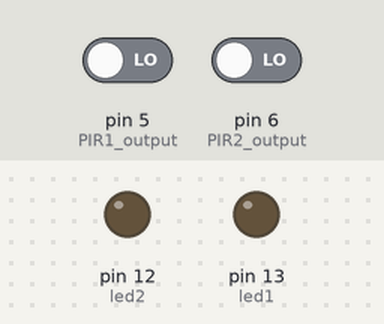
Recording of a sketch running on a simulated Arduino Uno, built with avr-gcc and run on an emulated ATmega328P. On the bench: output pins drawn as LEDs (lit = HIGH). The test bench sets the inputs (shaded band); at power-on: pin 5 (PIR1_output) LOW, pin 6 (PIR2_output) LOW. The modem accepts every AT command (registered, SIM ready, sends succeed) and sends nothing else; what the sketch prints to the serial monitor is not drawn.

Above: at 1.2 s.
1.3 s: pin 5 (PIR1_output) driven HIGH
At 2.4 s:
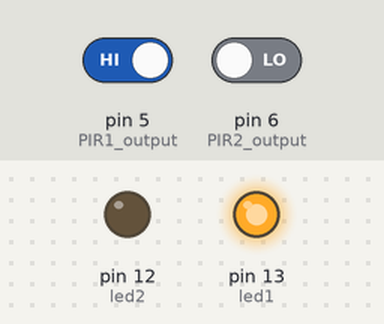
Timing chart, 0 to 4.3 s (numbered marks = the images above; inputs shaded):
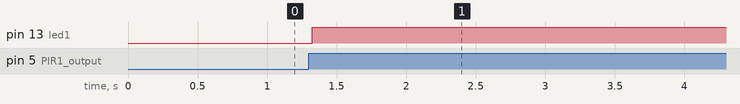

The sketch:

security_system.ino
```cpp
#include <SoftwareSerial.h>
SoftwareSerial mySerial(9, 10);
int PIR1_output = 5; // output of pir 1 sensor
int led1 = 13;       // led pin 1
int PIR2_output = 6; // output of pir  2sensor
int led2 = 12;       // led pin 2
void setup()
{
      pinMode(PIR1_output, INPUT); // setting pir output as arduino input
      pinMode(led1, OUTPUT);       // setting led as output
      pinMode(PIR2_output, INPUT); // setting pir output as arduino input
      pinMode(led2, OUTPUT);       // setting led as output
      Serial.begin(9600);          // serial communication between arduino and pc

      mySerial.begin(9600); // Setting the baud rate of GSM Module
      Serial.begin(9600);   // Setting the baud rate of Serial Monitor (Arduino)
      Serial.println("GSM SIM900A BEGIN");
}
void loop()
{
      if (digitalRead(5) == HIGH) // reading the data from the pir sensor
      {
            digitalWrite(13, HIGH); // setting led to high
            SendMessage1();
            Serial.println("motion detected at 1");
      }
      else
      {
            digitalWrite(13, LOW); // setting led to low
            Serial.println("scanning at 1");
      }
      if (digitalRead(6) == HIGH) // reading the data from the pir sensor
      {
            digitalWrite(12, HIGH); // setting led to high
            SendMessage2();
            Serial.println("motion detected at 2");
      }
      else
      {
            digitalWrite(12, LOW); // setting led to low
            Serial.println("scanning at 2");
      }
}
void SendMessage1()
{
      mySerial.println("AT+CMGF=1");                   // Sets the GSM Module in Text Mode
      delay(1000);                                     // Delay of 1000 milli seconds or 1 second
      mySerial.println("AT+CMGS=\"+91xxxxxxxxxx\"\r"); // Replace x with mobile number
      delay(1000);
      mySerial.println("Student  Activity Identified at 1"); // The SMS text you want to send
      delay(1000);
      mySerial.println((char)26); // ASCII code of CTRL+Z
      delay(10000);
}
void SendMessage2()
{
      mySerial.println("AT+CMGF=1");                   // Sets the GSM Module in Text Mode
      delay(1000);                                     // Delay of 1000 milli seconds or 1 second
      mySerial.println("AT+CMGS=\"+91xxxxxxxxxx\"\r"); // Replace x with mobile number
      delay(1000);
      mySerial.println("Student  Activity Identified at 2"); // The SMS text you want to send
      delay(1000);
      mySerial.println((char)26); // ASCII code of CTRL+Z
      delay(10000);
}
```

Measured:
- after the input at 1.3 s, pin 13 (led1): LOW → HIGH at once
